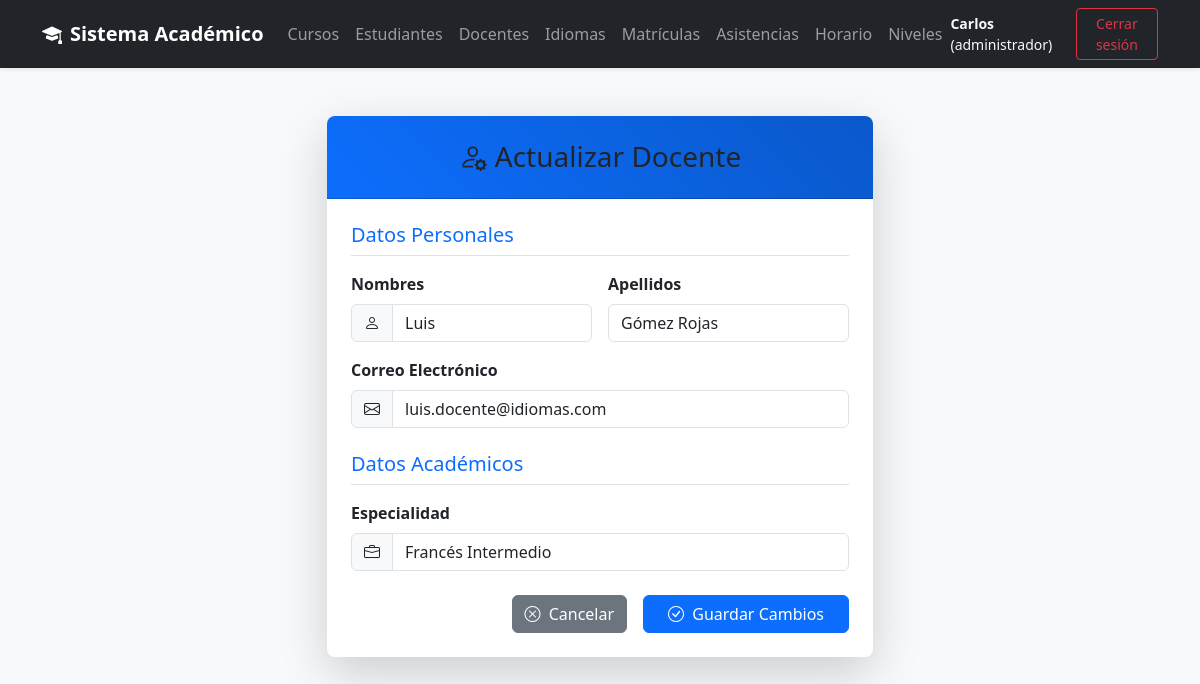
/views/docente/editar.php?id=3 (signed in), run on an earlier commit of the app's database.
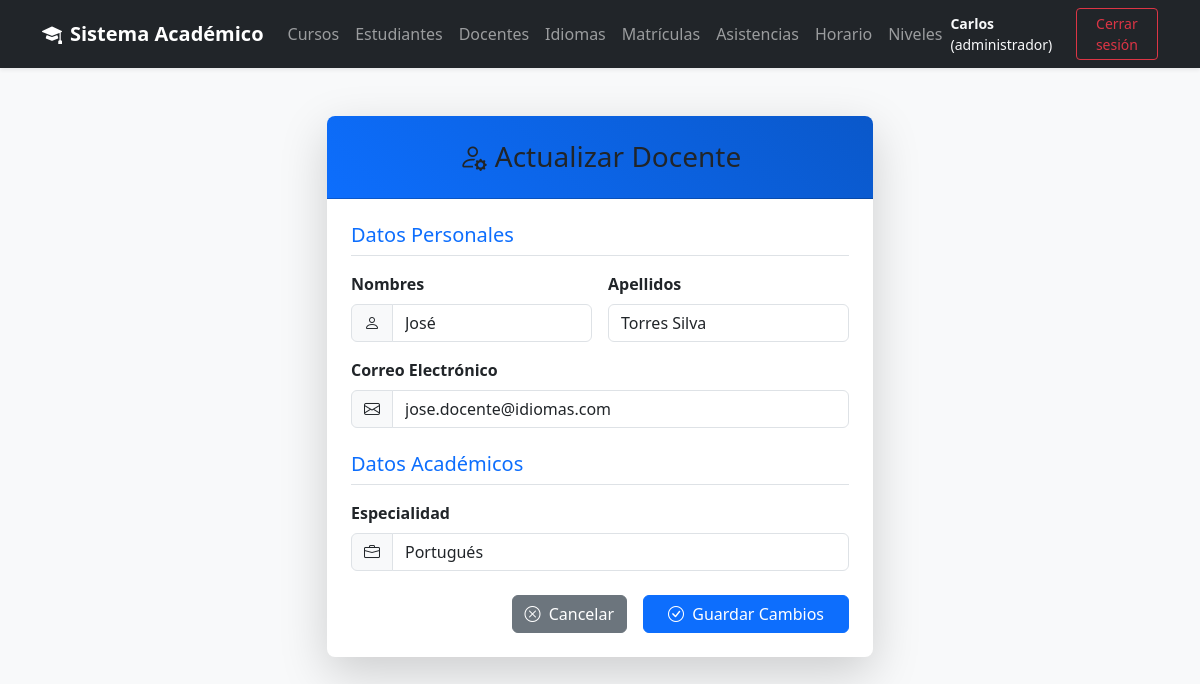
And on a later commit of the database.
### tables this page shows
CREATE TABLE Docente (
    codigoDocente INT AUTO_INCREMENT PRIMARY KEY,
    especialidad VARCHAR(100),
    idUsuario INT UNIQUE NOT NULL,
    FOREIGN KEY (idUsuario) REFERENCES Usuario(idUsuario) ON DELETE CASCADE
);

CREATE TABLE Usuario (
    idUsuario INT AUTO_INCREMENT PRIMARY KEY,
    nombres VARCHAR(100) NOT NULL,
    apellidos VARCHAR(100) NOT NULL,
    email VARCHAR(120) UNIQUE NOT NULL,
    contraseña VARCHAR(255) NOT NULL,
    perfil VARCHAR(50) NOT NULL
);

### models/Docente.php (called while the page is built, shortened)
<?php
require_once __DIR__ .'/../config/conexion.php';
class Docente{
    private $conn;
    public function __construct()
    {
        $conexion = new Conexion();
        $this->conn = $conexion->iniciar();
    }
    public function obtenerPorId($idUsuario){
        $sql = "SELECT us.idUsuario, nombres, apellidos, email, codigoDocente, especialidad FROM docente do JOIN
        usuario us ON us.idUsuario=do.idUsuario where us.idUsuario=:idUsuario";
        $stmt = $this->conn->prepare($sql);
        $stmt->bindParam(':idUsuario',$idUsuario);
        $stmt->execute();
        return $stmt->fetch(PDO::FETCH_OBJ);
        return true;
    }
}

### config/conexion.php (called while the page is built)
<?php
class Conexion {
    private $dsn;
    private $username;
    private $password;
    private $options;
    private $conexion;
    public function __construct(
        string $host = "localhost",
        string $dbname = "InstitutoIdiomas",
        string $username = "root",
        string $password = ""
    ) {
        $this->dsn = "mysql:host={$host};dbname={$dbname};charset=utf8mb4";
        $this->username = $username;
        $this->password = $password;
        $this->options = [PDO::ATTR_ERRMODE => PDO::ERRMODE_EXCEPTION];
    }
    public function iniciar(): ?PDO {
        try {
            if ($this->conexion === null) {
                $this->conexion = new PDO(
                    $this->dsn,
                    $this->username,
                    $this->password,
                    $this->options
                );
            }
            return $this->conexion;
        } catch (PDOException $e) {
            throw new Exception("Error en la conexión a la base de datos: " . $e->getMessage());
        }
    }
}

### views/docente/editar.php (the view, shortened to what the changed rows need)
<?php
require_once '../../models/Docente.php';
$docente = new Docente();
$datos = $docente->obtenerPorId($_GET['id']);
?>
<!DOCTYPE html>
<html lang="es">
<head>
    <link href="https://cdn.jsdelivr.net/npm/bootstrap@5.3.3/dist/css/bootstrap.min.css" rel="stylesheet">
    <link rel="stylesheet" href="https://cdn.jsdelivr.net/npm/bootstrap-icons@1.11.3/font/bootstrap-icons.min.css">
</head>
<body>
<?php require_once("../layout/header.php");?>
    <div class="container mt-5 mb-5">
        <div class="row justify-content-center">
            <div class="col-md-8 col-lg-6">
                <div class="card shadow-lg border-0 rounded-3">
                    <div class="card-body p-4">
                        <form action="../../controllers/DocenteController.php" method="POST">
                            <div class="row g-3 mb-3">
                                <div class="col-md-6">
                                    <div class="input-group">
                                        <span class="input-group-text"><i class="bi bi-person"></i></span>
                                        <input type="text" class="form-control" name="nombres" value="<?php echo $datos->nombres?>" required>
                                    </div>
                                </div>
                                <div class="col-md-6">
                                    <label class="form-label fw-bold">Apellidos</label>
                                    <input type="text" class="form-control" name="apellidos" value="<?php echo $datos->apellidos?>" required>
                                </div>
                            </div>
                            <div class="mb-3">
                                <div class="input-group">
                                    <span class="input-group-text"><i class="bi bi-envelope"></i></span>
                                    <input type="email" class="form-control" name="email" value="<?php echo $datos->email?>" required>
                                </div>
                            </div>
                            <div class="mb-4">
                                <div class="input-group">
                                    <span class="input-group-text"><i class="bi bi-briefcase"></i></span>
                                    <input type="text" class="form-control" name="especialidad" value="<?php echo $datos->especialidad?>" required>
                                </div>
                            </div>
                        </form>
                    </div>
                </div>
                </div>
        </div>
    </div>
</body>
</html>

What changed in the data, as far as the page shows it:
changed docente: nombres "Luis" → "José"; apellidos "Gómez Rojas" → "Torres Silva"; email "luis.docente@idiomas.com" → "jose.docente@idiomas.com"; especialidad "Francés Intermedio" → "Portugués"
